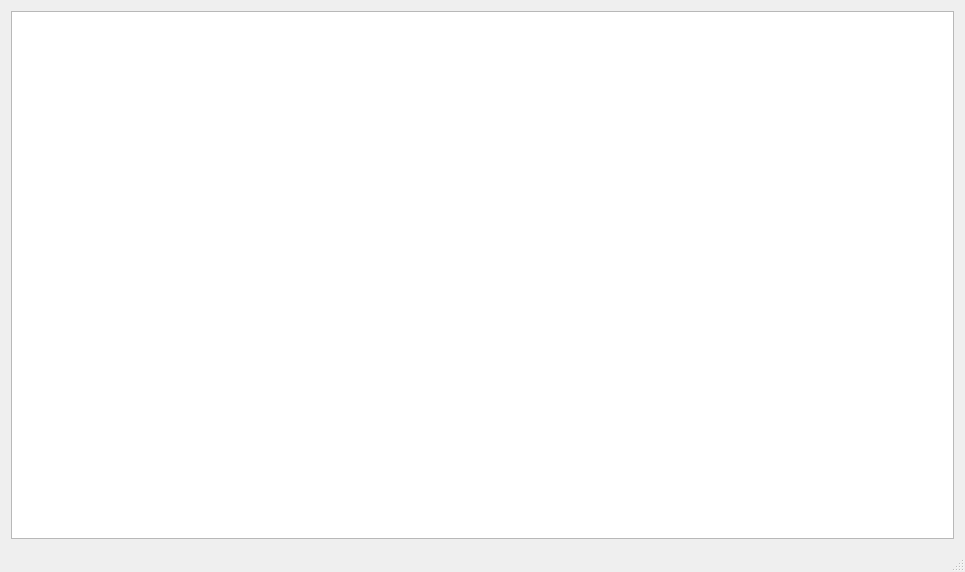
<?xml version="1.0" encoding="UTF-8"?>
<ui version="4.0">
 <class>QtWidgetsApplication1Class</class>
 <widget class="QMainWindow" name="QtWidgetsApplication1Class">
  <property name="geometry">
   <rect>
    <x>0</x>
    <y>0</y>
    <width>965</width>
    <height>572</height>
   </rect>
  </property>
  <property name="windowTitle">
   <string>QtWidgetsApplication1</string>
  </property>
  <widget class="QWidget" name="centralWidget">
   <layout class="QVBoxLayout" name="verticalLayout_3">
    <item>
     <layout class="QHBoxLayout" name="horizontalLayout">
      <item>
       <layout class="QVBoxLayout" name="verticalLayout_2">
        <item>
         <widget class="QTextEdit" name="txtMain">
          <property name="readOnly">
           <bool>true</bool>
          </property>
         </widget>
        </item>
       </layout>
      </item>
     </layout>
    </item>
   </layout>
  </widget>
  <widget class="QStatusBar" name="statusBar"/>
 </widget>
 <layoutdefault spacing="6" margin="11"/>
 <resources>
  <include location="QtWidgetsApplication1.qrc"/>
 </resources>
 <connections/>
</ui>
